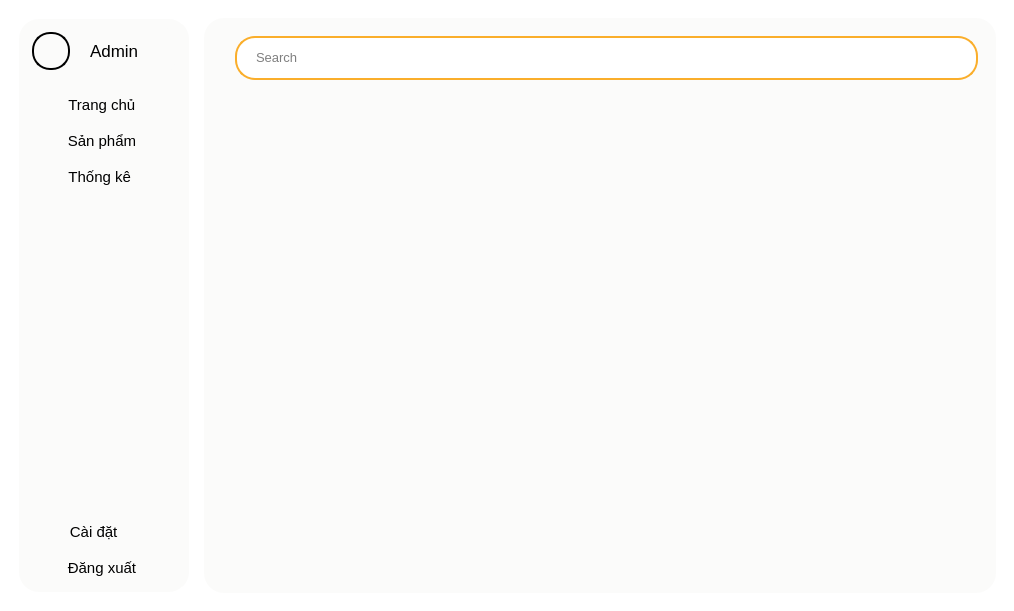
<?xml version="1.0" encoding="UTF-8"?>
<ui version="4.0">
 <class>MainWindow</class>
 <widget class="QMainWindow" name="MainWindow">
  <property name="geometry">
   <rect>
    <x>0</x>
    <y>0</y>
    <width>1014</width>
    <height>611</height>
   </rect>
  </property>
  <property name="windowTitle">
   <string>MainWindow</string>
  </property>
  <property name="styleSheet">
   <string notr="true">background-color: white;
color: black;</string>
  </property>
  <widget class="QWidget" name="centralwidget">
   <layout class="QHBoxLayout" name="horizontalLayout_7">
    <item>
     <widget class="QWidget" name="widget_3" native="true">
      <property name="styleSheet">
       <string notr="true">QWidget{
	max-width: 170px;
	background-color: #FBFBFA;
	border-right: 2px solid #FBFBFA;
	padding: 0px;
	margin: 10px;
	margin-right: 0px;
	border-radius: 20px;
}</string>
      </property>
      <layout class="QVBoxLayout" name="verticalLayout_2">
       <item>
        <widget class="QWidget" name="widget_4" native="true">
         <property name="styleSheet">
          <string notr="true">margin: 5px;</string>
         </property>
         <layout class="QHBoxLayout" name="horizontalLayout_4">
          <item>
           <widget class="QLabel" name="label_12">
            <property name="font">
             <font>
              <pointsize>10</pointsize>
              <bold>true</bold>
             </font>
            </property>
            <property name="styleSheet">
             <string notr="true">min-height: 34px;
max-height: 34px;
min-width: 34px;
max-width: 34px;
border: 2px solid black;
border-radius: 18px;</string>
            </property>
            <property name="text">
             <string/>
            </property>
            <property name="pixmap">
             <pixmap>../../../Python-App-A-/SPCK/Windows/Image/icon.png</pixmap>
            </property>
            <property name="scaledContents">
             <bool>true</bool>
            </property>
           </widget>
          </item>
          <item>
           <widget class="QLabel" name="label">
            <property name="font">
             <font>
              <family>Segoe UI</family>
              <pointsize>13</pointsize>
              <bold>false</bold>
             </font>
            </property>
            <property name="text">
             <string>Admin</string>
            </property>
           </widget>
          </item>
         </layout>
        </widget>
       </item>
       <item>
        <widget class="QPushButton" name="btn_home">
         <property name="font">
          <font>
           <family>Segoe UI</family>
           <pointsize>11</pointsize>
          </font>
         </property>
         <property name="styleSheet">
          <string notr="true">QPushButton{
	max-height: 22px;
	padding: 6px;
	border-radius: 10px;
	background-color: #FBFBFA;
	border-right: 2px #FBFBFA solid;
	min-width: 140px;
	max-width: 140px;
	margin-bottom: 0px;
	margin-top: 0px;
}

QPushButton::hover{
	max-height: 22px;
	padding: 6px;
	border-radius: 10px;
	background-color: #d2d2d2;
	border-right: 2px #d2d2d2 solid;
	min-width: 140px;
	max-width: 140px;
	margin-bottom: 0px;
	margin-top: 0px;
}</string>
         </property>
         <property name="text">
          <string> Trang chủ  </string>
         </property>
         <property name="icon">
          <iconset>
           <normaloff>../Image/home_a.png</normaloff>../Image/home_a.png</iconset>
         </property>
         <property name="iconSize">
          <size>
           <width>24</width>
           <height>24</height>
          </size>
         </property>
        </widget>
       </item>
       <item>
        <widget class="QPushButton" name="btn_product">
         <property name="font">
          <font>
           <family>Segoe UI</family>
           <pointsize>11</pointsize>
          </font>
         </property>
         <property name="styleSheet">
          <string notr="true">QPushButton{
	max-height: 22px;
	padding: 6px;
	border-radius: 10px;
	background-color: #FBFBFA;
	border-right: 2px #FBFBFA solid;
	min-width: 140px;
	max-width: 140px;
	margin-bottom: 0px;
	margin-top: 0px;
}

QPushButton::hover{
	max-height: 22px;
	padding: 6px;
	border-radius: 10px;
	background-color: #d2d2d2;
	border-right: 2px #d2d2d2 solid;
	min-width: 140px;
	max-width: 140px;
	margin-bottom: 0px;
	margin-top: 0px;
}</string>
         </property>
         <property name="text">
          <string> Sản phẩm  </string>
         </property>
         <property name="icon">
          <iconset>
           <normaloff>../Image/shopping_d.png</normaloff>../Image/shopping_d.png</iconset>
         </property>
         <property name="iconSize">
          <size>
           <width>24</width>
           <height>24</height>
          </size>
         </property>
        </widget>
       </item>
       <item>
        <widget class="QPushButton" name="btn_statistic">
         <property name="font">
          <font>
           <family>Segoe UI</family>
           <pointsize>11</pointsize>
          </font>
         </property>
         <property name="styleSheet">
          <string notr="true">QPushButton{
	max-height: 22px;
	padding: 6px;
	border-radius: 10px;
	background-color: #FBFBFA;
	border-right: 2px #FBFBFA solid;
	min-width: 140px;
	max-width: 140px;
	margin-bottom: 0px;
	margin-top: 0px;
}

QPushButton::hover{
	max-height: 22px;
	padding: 6px;
	border-radius: 10px;
	background-color: #d2d2d2;
	border-right: 2px #d2d2d2 solid;
	min-width: 140px;
	max-width: 140px;
	margin-bottom: 0px;
	margin-top: 0px;
}</string>
         </property>
         <property name="text">
          <string> Thống kê   </string>
         </property>
         <property name="icon">
          <iconset>
           <normaloff>../Image/chart_bar_d.png</normaloff>../Image/chart_bar_d.png</iconset>
         </property>
         <property name="iconSize">
          <size>
           <width>24</width>
           <height>24</height>
          </size>
         </property>
        </widget>
       </item>
       <item>
        <spacer name="verticalSpacer">
         <property name="orientation">
          <enum>Qt::Orientation::Vertical</enum>
         </property>
         <property name="sizeHint" stdset="0">
          <size>
           <width>20</width>
           <height>40</height>
          </size>
         </property>
        </spacer>
       </item>
       <item>
        <widget class="QPushButton" name="btn_setting">
         <property name="font">
          <font>
           <family>Segoe UI</family>
           <pointsize>11</pointsize>
          </font>
         </property>
         <property name="styleSheet">
          <string notr="true">QPushButton{
	max-height: 22px;
	padding: 6px;
	border-radius: 10px;
	background-color: #FBFBFA;
	border-right: 2px #FBFBFA solid;
	min-width: 140px;
	max-width: 140px;
	margin-bottom: 0px;
	margin-top: 0px;
}

QPushButton::hover{
	max-height: 22px;
	padding: 6px;
	border-radius: 10px;
	background-color: #d2d2d2;
	border-right: 2px #d2d2d2 solid;
	min-width: 140px;
	max-width: 140px;
	margin-bottom: 0px;
	margin-top: 0px;
}</string>
         </property>
         <property name="text">
          <string> Cài đặt      </string>
         </property>
         <property name="icon">
          <iconset>
           <normaloff>../Image/setting_d.png</normaloff>../Image/setting_d.png</iconset>
         </property>
         <property name="iconSize">
          <size>
           <width>24</width>
           <height>24</height>
          </size>
         </property>
        </widget>
       </item>
       <item>
        <widget class="QPushButton" name="btn_log_out">
         <property name="font">
          <font>
           <family>Segoe UI</family>
           <pointsize>11</pointsize>
          </font>
         </property>
         <property name="styleSheet">
          <string notr="true">QPushButton{
	max-height: 22px;
	padding: 6px;
	border-radius: 10px;
	background-color: #FBFBFA;
	border-right: 2px #FBFBFA solid;
	min-width: 140px;
	max-width: 140px;
	margin-top: 0px;
}

QPushButton::hover{
	max-height: 22px;
	padding: 6px;
	border-radius: 10px;
	background-color: #d2d2d2;
	border-right: 2px #d2d2d2 solid;
	min-width: 140px;
	max-width: 140px;
	margin-top: 0px;
}</string>
         </property>
         <property name="text">
          <string> Đăng xuất  </string>
         </property>
         <property name="icon">
          <iconset>
           <normaloff>../Image/log_out.png</normaloff>../Image/log_out.png</iconset>
         </property>
         <property name="iconSize">
          <size>
           <width>24</width>
           <height>24</height>
          </size>
         </property>
        </widget>
       </item>
      </layout>
     </widget>
    </item>
    <item>
     <widget class="QStackedWidget" name="stackedWidget">
      <property name="currentIndex">
       <number>1</number>
      </property>
      <widget class="QWidget" name="home_screen">
       <layout class="QHBoxLayout" name="horizontalLayout_3">
        <item>
         <widget class="QWidget" name="widget_2" native="true">
          <property name="font">
           <font>
            <family>Segoe UI</family>
            <bold>false</bold>
           </font>
          </property>
          <property name="styleSheet">
           <string notr="true">QWidget{
	background-color: #FBFBFA;
	border-radius: 20px;
}</string>
          </property>
          <layout class="QVBoxLayout" name="verticalLayout_7">
           <item>
            <widget class="QWidget" name="widget_14" native="true">
             <property name="styleSheet">
              <string notr="true">max-height: 55px;
min-height: 55px;</string>
             </property>
             <layout class="QHBoxLayout" name="horizontalLayout_9">
              <item>
               <widget class="QLabel" name="label_5">
                <property name="styleSheet">
                 <string notr="true">max-width: 130px;</string>
                </property>
                <property name="text">
                 <string/>
                </property>
                <property name="pixmap">
                 <pixmap>../Image/logo.png</pixmap>
                </property>
                <property name="scaledContents">
                 <bool>true</bool>
                </property>
               </widget>
              </item>
              <item>
               <widget class="QWidget" name="widget_15" native="true">
                <property name="styleSheet">
                 <string notr="true">QWidget{
	background-color: white;
	border: 2px solid #faae2b;
	max-height: 40px;
	min-height: 40px;
	border-radius: 20px;
	margin: 0px;
}

QWidget:hover{
	background-color: white;
	border: 3px solid #faae2b;
	max-height: 40px;
	min-height: 40px;
	border-radius: 20px;
	margin: 0px;
}

QWidget:pressed{
	background-color: rgb(235, 235, 235);
	border: 3px solid #faae2b;
	max-height: 40px;
	min-height: 40px;
	border-radius: 20px;
	margin: 0px;
}</string>
                </property>
                <layout class="QHBoxLayout" name="horizontalLayout_10">
                 <item>
                  <widget class="QLineEdit" name="lineEdit">
                   <property name="font">
                    <font>
                     <pointsize>10</pointsize>
                    </font>
                   </property>
                   <property name="styleSheet">
                    <string notr="true">max-height: 25px;
min-height: 25px;
border: 0px;
padding-left: 10px;
background-color: transparent;</string>
                   </property>
                   <property name="placeholderText">
                    <string>Search</string>
                   </property>
                  </widget>
                 </item>
                 <item>
                  <widget class="QPushButton" name="pushButton_2">
                   <property name="styleSheet">
                    <string notr="true">QPushButton{
	background-color: white;
	border: 2px solid transparent;
	max-height: 25px;
	min-height: 25px;
	max-width: 25px;
	min-width: 25px;
	border-radius: 14px;
	margin: 0px;
	padding: 0px;
}

QPushButton:hover{
	background-color: rgb(235, 235, 235);
	border: 3px solid transparent;
	max-height: 25px;
	min-height: 25px;
	max-width: 25px;
	min-width: 25px;
	border-radius: 14px;
	margin: 0px; 
	padding: 0px;
}

QPushButton:pressed{
	background-color: rgb(235, 235, 235);
	border: 4px solid transparent;
	max-height: 25px;
	min-height: 25px;
	max-width: 25px;
	min-width: 25px;
	border-radius: 14px;
	margin: 0px; 
	padding: 0px;
}</string>
                   </property>
                   <property name="text">
                    <string/>
                   </property>
                   <property name="icon">
                    <iconset>
                     <normaloff>../../../Python-App-A-/SPCK/Windows/Image/search_d.png</normaloff>../../../Python-App-A-/SPCK/Windows/Image/search_d.png</iconset>
                   </property>
                   <property name="iconSize">
                    <size>
                     <width>18</width>
                     <height>18</height>
                    </size>
                   </property>
                  </widget>
                 </item>
                </layout>
               </widget>
              </item>
              <item>
               <widget class="QPushButton" name="pushButton_23">
                <property name="styleSheet">
                 <string notr="true">QPushButton{
	background-color: transparent;
	border: 2px solid transparent;
	max-height: 30px;
	min-height: 30px;
	max-width: 30px;
	min-width: 30px;
	border-radius: 15px;
	margin: 0px;
	padding: 0px;
}

QPushButton:hover{
	background-color: rgb(235, 235, 235);
	border: 3px solid transparent;
	max-height: 30px;
	min-height: 30px;
	max-width: 30px;
	min-width: 30px;
	border-radius: 15px;
	margin: 0px; 
	padding: 0px;
}

QPushButton:pressed{
	background-color: rgb(235, 235, 235);
	border: 4px solid transparent;
	max-height: 30px;
	min-height: 30px;
	max-width: 30px;
	min-width: 30px;
	border-radius: 15px;
	margin: 0px; 
	padding: 0px;
}</string>
                </property>
                <property name="text">
                 <string/>
                </property>
                <property name="icon">
                 <iconset>
                  <normaloff>../Image/cart_d.png</normaloff>../Image/cart_d.png</iconset>
                </property>
                <property name="iconSize">
                 <size>
                  <width>18</width>
                  <height>18</height>
                 </size>
                </property>
               </widget>
              </item>
             </layout>
            </widget>
           </item>
           <item>
            <widget class="QWidget" name="widget_13" native="true">
             <property name="styleSheet">
              <string notr="true">background-color: green;</string>
             </property>
            </widget>
           </item>
          </layout>
         </widget>
        </item>
       </layout>
      </widget>
      <widget class="QWidget" name="product_screen">
       <layout class="QHBoxLayout" name="horizontalLayout">
        <item>
         <widget class="QWidget" name="widget_6" native="true">
          <property name="styleSheet">
           <string notr="true">QWidget{
	background-color: #FBFBFA;
	border-radius: 20px;
}</string>
          </property>
          <layout class="QVBoxLayout" name="verticalLayout_8">
           <item>
            <widget class="QWidget" name="widget_16" native="true">
             <property name="styleSheet">
              <string notr="true">max-height: 55px;
min-height: 55px;</string>
             </property>
             <layout class="QHBoxLayout" name="horizontalLayout_11">
              <item>
               <widget class="QLabel" name="label_6">
                <property name="styleSheet">
                 <string notr="true">max-width: 130px;</string>
                </property>
                <property name="text">
                 <string/>
                </property>
                <property name="pixmap">
                 <pixmap>../Image/logo.png</pixmap>
                </property>
                <property name="scaledContents">
                 <bool>true</bool>
                </property>
               </widget>
              </item>
              <item>
               <widget class="QWidget" name="widget_17" native="true">
                <property name="styleSheet">
                 <string notr="true">QWidget{
	background-color: white;
	border: 2px solid #faae2b;
	max-height: 40px;
	min-height: 40px;
	border-radius: 20px;
	margin: 0px;
}

QWidget:hover{
	background-color: white;
	border: 3px solid #faae2b;
	max-height: 40px;
	min-height: 40px;
	border-radius: 20px;
	margin: 0px;
}

QWidget:pressed{
	background-color: rgb(235, 235, 235);
	border: 3px solid #faae2b;
	max-height: 40px;
	min-height: 40px;
	border-radius: 20px;
	margin: 0px;
}</string>
                </property>
                <layout class="QHBoxLayout" name="horizontalLayout_12">
                 <item>
                  <widget class="QLineEdit" name="lineEdit_2">
                   <property name="font">
                    <font>
                     <pointsize>10</pointsize>
                    </font>
                   </property>
                   <property name="styleSheet">
                    <string notr="true">max-height: 25px;
min-height: 25px;
border: 0px;
padding-left: 10px;
background-color: transparent;</string>
                   </property>
                   <property name="placeholderText">
                    <string>Search</string>
                   </property>
                  </widget>
                 </item>
                 <item>
                  <widget class="QPushButton" name="pushButton_24">
                   <property name="styleSheet">
                    <string notr="true">QPushButton{
	background-color: white;
	border: 2px solid transparent;
	max-height: 25px;
	min-height: 25px;
	max-width: 25px;
	min-width: 25px;
	border-radius: 14px;
	margin: 0px;
	padding: 0px;
}

QPushButton:hover{
	background-color: rgb(235, 235, 235);
	border: 3px solid transparent;
	max-height: 25px;
	min-height: 25px;
	max-width: 25px;
	min-width: 25px;
	border-radius: 14px;
	margin: 0px; 
	padding: 0px;
}

QPushButton:pressed{
	background-color: rgb(235, 235, 235);
	border: 4px solid transparent;
	max-height: 25px;
	min-height: 25px;
	max-width: 25px;
	min-width: 25px;
	border-radius: 14px;
	margin: 0px; 
	padding: 0px;
}</string>
                   </property>
                   <property name="text">
                    <string/>
                   </property>
                   <property name="icon">
                    <iconset>
                     <normaloff>../../../Python-App-A-/SPCK/Windows/Image/search_d.png</normaloff>../../../Python-App-A-/SPCK/Windows/Image/search_d.png</iconset>
                   </property>
                   <property name="iconSize">
                    <size>
                     <width>18</width>
                     <height>18</height>
                    </size>
                   </property>
                  </widget>
                 </item>
                </layout>
               </widget>
              </item>
             </layout>
            </widget>
           </item>
           <item>
            <widget class="QWidget" name="widget_18" native="true">
             <property name="styleSheet">
              <string notr="true">border: 0px;
border-radius: 0px;</string>
             </property>
             <layout class="QVBoxLayout" name="verticalLayout">
              <item>
               <widget class="QFrame" name="frame">
                <property name="styleSheet">
                 <string notr="true">QScrollArea{
	background-color: #f0f0f0;
}
/* #!VERTICAL SCROLLBAR */
QScrollBar:vertical{
	border: none;
	width: 16px;
	border-radius: 0px;
	background: white;
}

/* #!HANDLE BAR VERTICAL */
QScrollBar::handle:vertical {	
	border-left: 3px solid #f1f1f1;
	background-color: #c1c1c1;
	subcontrol-position: bottom;
	subcontrol-origin: margin;
}
QScrollBar::handle:vertical:hover {	
	border-left: 3px solid #f1f1f1;
	background-color: #a8a8a8;
	subcontrol-position: bottom;
	subcontrol-origin: margin;
}
QScrollBar::handle:vertical:pressed {
	border-left: 3px solid #f1f1f1;
	background-color: #787878;
	subcontrol-position: bottom;
	subcontrol-origin: margin;
}
/* #!RESET ARROW */
QScrollBar::up-arrow:vertical, QScrollBar::down-arrow:vertical {
	background: #f1f1f1;
    border-left: 5px solid #f1f1f1;
}
QScrollBar::add-page:vertical, QScrollBar::sub-page:vertical {
	background: #f1f1f1;
    border-left: 5px solid #f1f1f1;
}
/* #!HORIZONTAL SCROLLBAR */
QScrollBar:horizontal{
	border: none;
	width: 16px;
	border-radius: 0px;
	background: white;
}</string>
                </property>
                <property name="frameShape">
                 <enum>QFrame::Shape::StyledPanel</enum>
                </property>
                <property name="frameShadow">
                 <enum>QFrame::Shadow::Raised</enum>
                </property>
               </widget>
              </item>
             </layout>
            </widget>
           </item>
          </layout>
         </widget>
        </item>
       </layout>
      </widget>
      <widget class="QWidget" name="statistic_screen">
       <layout class="QHBoxLayout" name="horizontalLayout_6">
        <item>
         <widget class="QWidget" name="widget_9" native="true">
          <property name="styleSheet">
           <string notr="true">QWidget{
	background-color: #FBFBFA;
	border-radius: 20px;
}</string>
          </property>
          <layout class="QVBoxLayout" name="verticalLayout_9">
           <item>
            <widget class="QPushButton" name="pushButton_26">
             <property name="font">
              <font>
               <family>Segoe UI</family>
               <pointsize>14</pointsize>
               <bold>false</bold>
              </font>
             </property>
             <property name="styleSheet">
              <string notr="true">max-height: 40px;
min-height: 40px;
max-width: 120px;
min-width: 120px;
margin-top: 10px;
margin-left: 10px;</string>
             </property>
             <property name="text">
              <string> Thống kê</string>
             </property>
             <property name="icon">
              <iconset>
               <normaloff>../Image/chart_bar_a.png</normaloff>../Image/chart_bar_a.png</iconset>
             </property>
             <property name="iconSize">
              <size>
               <width>32</width>
               <height>32</height>
              </size>
             </property>
            </widget>
           </item>
           <item>
            <widget class="QGraphicsView" name="pie_chart">
             <property name="styleSheet">
              <string notr="true"/>
             </property>
            </widget>
           </item>
          </layout>
         </widget>
        </item>
       </layout>
      </widget>
      <widget class="QWidget" name="setting_screen">
       <layout class="QHBoxLayout" name="horizontalLayout_8">
        <item>
         <widget class="QWidget" name="widget_12" native="true">
          <property name="styleSheet">
           <string notr="true">QWidget{
	background-color: #FBFBFA;
	border-radius: 20px;
}</string>
          </property>
          <layout class="QVBoxLayout" name="verticalLayout_6">
           <item>
            <widget class="QPushButton" name="pushButton">
             <property name="font">
              <font>
               <family>Segoe UI</family>
               <pointsize>14</pointsize>
               <bold>false</bold>
              </font>
             </property>
             <property name="styleSheet">
              <string notr="true">max-height: 40px;
min-height: 40px;
max-width: 100px;
min-width: 100px;
margin-top: 10px;
margin-left: 10px;</string>
             </property>
             <property name="text">
              <string>Cài đặt</string>
             </property>
             <property name="icon">
              <iconset>
               <normaloff>../Image/setting_a.png</normaloff>../Image/setting_a.png</iconset>
             </property>
             <property name="iconSize">
              <size>
               <width>32</width>
               <height>32</height>
              </size>
             </property>
            </widget>
           </item>
           <item>
            <widget class="QWidget" name="widget_19" native="true"/>
           </item>
          </layout>
         </widget>
        </item>
       </layout>
      </widget>
     </widget>
    </item>
   </layout>
  </widget>
 </widget>
 <resources/>
 <connections/>
</ui>
